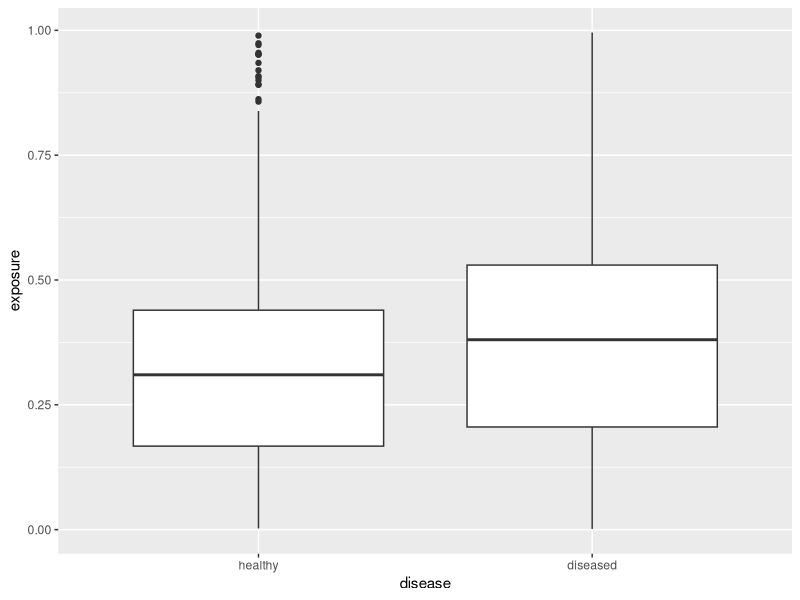
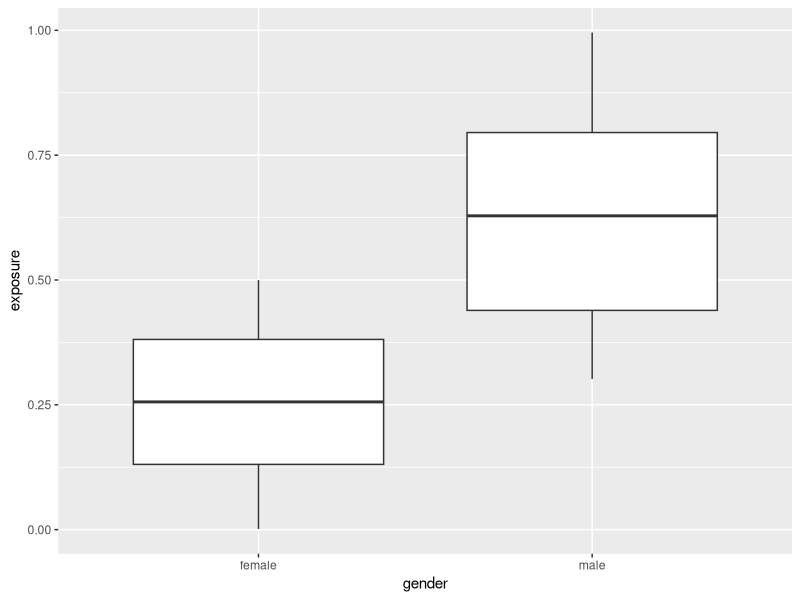
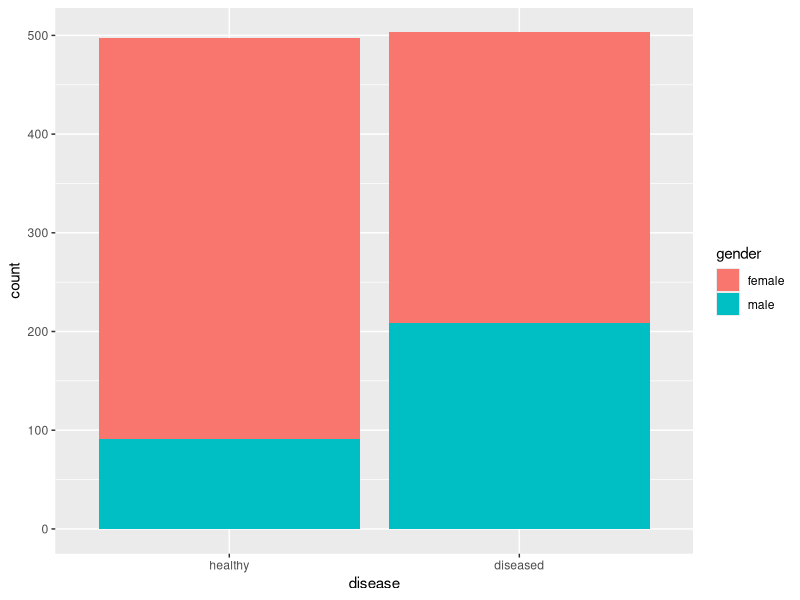
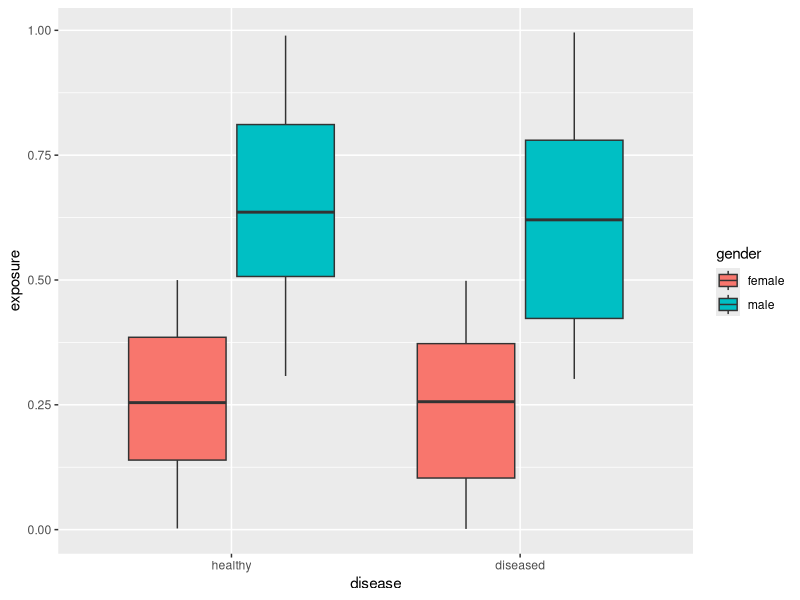

The R script that drew these images, in order:
## ---- chunk 1
set.seed(2018)
gender <- rep(c(0,1), c(700, 300))
exposure <- runif(1000, min = 0 + gender*0.3, 0.5 + gender*0.5)
disease <- rbinom(1000, size = 1, prob = plogis(1.5 * gender - 0.9 * exposure))

DF = data.frame(gender = factor(gender, labels = c('female', 'male')),
                exposure = exposure,
                disease = factor(disease, labels = c('healthy', 'diseased')))
## ---- chunk 2
summary(DF)
## ---- chunk 3
library(ggplot2)
ggplot(DF, aes(x = disease, y = exposure)) + 
  geom_boxplot()

lapply(split(DF$exposure, DF$disease),
       function(x) round(summary(x), 3))
## ---- chunk 4
(res <- summary(glm(disease ~ gender + exposure, family = 'binomial', data = DF)))
## ---- chunk 5
ggplot(DF, aes(x = gender, y = exposure)) +
  geom_boxplot()

ggplot(DF, aes(fill = gender, x = disease)) + 
  geom_bar()
## ---- chunk 6
ggplot(DF, aes(x = disease, y = exposure, fill = gender)) + 
  geom_boxplot()
## ---- chunk 7
summary(rnorm(500))
